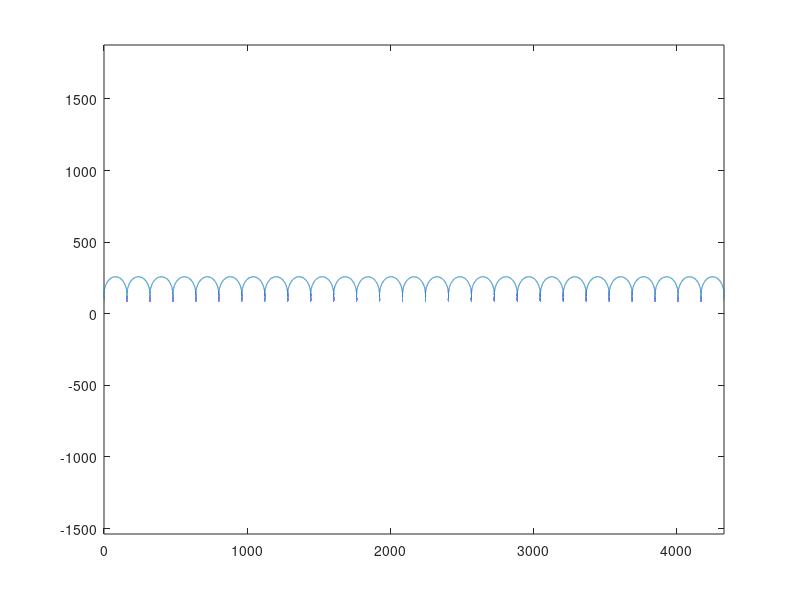
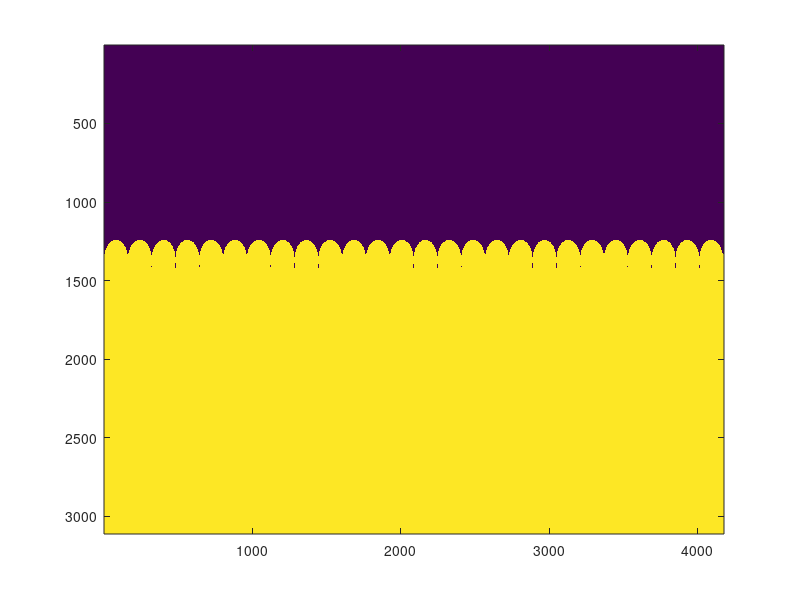
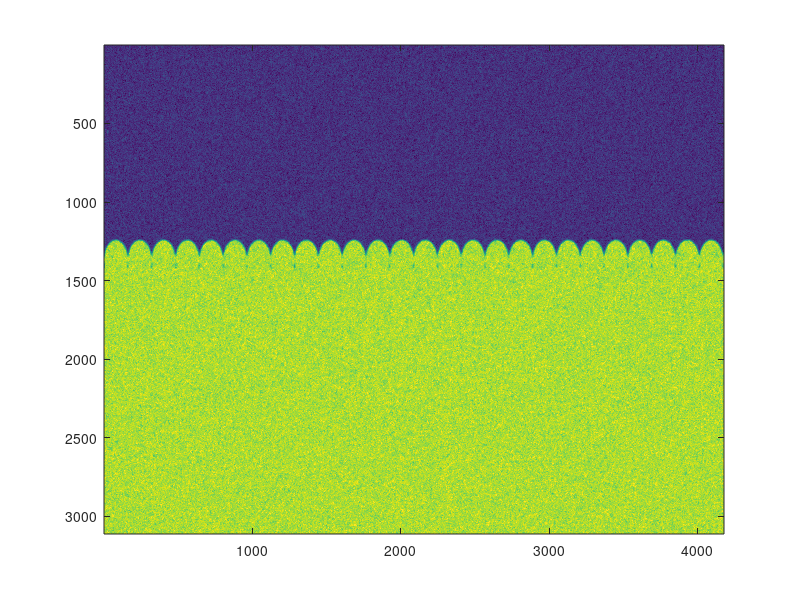

Source code (MATLAB) for these figures, in order: (Note: this script raises an error after producing the figures.)
clear
clc
% close all

mpp = 41.782d-6/0.67; % meters per pixel

rows = 3113; 
cols = 4176;

imsurf = zeros(rows,cols);

lambda = 1e-2;
a = lambda*0.73;

A = 2*lambda/pi/a*((1+pi^2*a^2/4/lambda^2)^0.5-1);

alpha = 0:0.0002:ceil(cols*mpp/lambda);

x = lambda*(alpha-2/pi*A*sin(2*pi*alpha)./(1+A^2+2*A*cos(2*pi*alpha)));
y = lambda*(2/pi-2/pi*A*cos(2*pi*alpha)./(1+A^2+2*A*cos(2*pi*alpha)));

plot(x/mpp,y/mpp)
axis equal

v_offset = 1500;
figure
imax = find(round(x/mpp)+1==cols);
is = sub2ind([rows,cols],v_offset-round(y(1:imax(1))/mpp),round(x(1:imax(1))/mpp)+1);
imsurf(is)=1;

imbinfill = imfill(logical(imsurf),sub2ind([rows,cols],rows,cols));
imagesc(imbinfill)

figure
im = zeros(rows,cols);
im(imbinfill) = 87;
im(~imbinfill) = 5;
noise = randn(rows,cols);

im = max(im+30*noise,0);
im = imgaussfilt(im,5);
im = max(im+4*noise,0);
imagesc(im,[0,100])
%%
s = sprintf("SyntheticSurf_Crapper_MultiscaleNoise%.1fcm.mat", 100*lambda);
save(s)
%%
[BadFramePIVSurfW1, XPIVSurfW1_Surface, PIVSurfW1_Surface] = FindWaterSurface(im);
hold on
plot(XPIVSurfW1_Surface, PIVSurfW1_Surface,'-r');

set(gca,'DataAspectRatio',[1 1 1])
ylim([1000,1500])

%%
function mat = gauss2d(mat, sigma, center)
    gsize = size(mat);
    for r=1:gsize(1)
        for c=1:gsize(2)
            mat(r,c) = gaussC(r,c, sigma, center);
        end
    end
end

function val = gaussC(x, y, sigma, center)
    xc = center(1);
    yc = center(2);
    exponent = ((x-xc).^2 + (y-yc).^2)./(2*sigma);
    val       = (exp(-exponent));
end

function [BadFramePIVSurfW,XPIVSurfW_Surface,PIVSurfW_Surface] = FindWaterSurface(PIVSurfW_CamAngle)
    X = 31:size(PIVSurfW_CamAngle,2)-40;
    [imSurf] = CrapperOptimized_FindSurface(PIVSurfW_CamAngle(1:2800,X), 3, 5);
    PIVSurf_Surface_Raw = imSurf.surface;
    PIVSurf_Surface_Raw=despike_fab(PIVSurf_Surface_Raw);
    PIVSurf_Surface_Raw=despike_fab(PIVSurf_Surface_Raw);
    PIVSurf_Surface_Raw=despike_fab(PIVSurf_Surface_Raw);
    PIVSurf_Surface_Int = filt_spray(PIVSurf_Surface_Raw);
    PIVSurf_Surface_Int = smoothn(PIVSurf_Surface_Int, 'robust');
    [SP,~] = spaps(1:length(PIVSurf_Surface_Int), PIVSurf_Surface_Int, 1d5);
    if length(SP.coefs)>2
        PIVSurf_Surface_W = SP.coefs(2:end-1);
    else
        CC = polyfit([X(1),X(end)],[SP.coefs(1) SP.coefs(2)],1);
        PIVSurf_Surface_W = polyval(CC,[X(1):X(end)]);
    end
    Usurf = X;
    Vsurf = PIVSurf_Surface_W;
    
    %%% Check if bad frame
    BadFramePIVSurfW = 0;
    if imSurf.badFrameBool == 1
        BadFramePIVSurfW = 1;
    end
    
    XPIVSurfW_Surface = Usurf;
    PIVSurfW_Surface = Vsurf;
end
